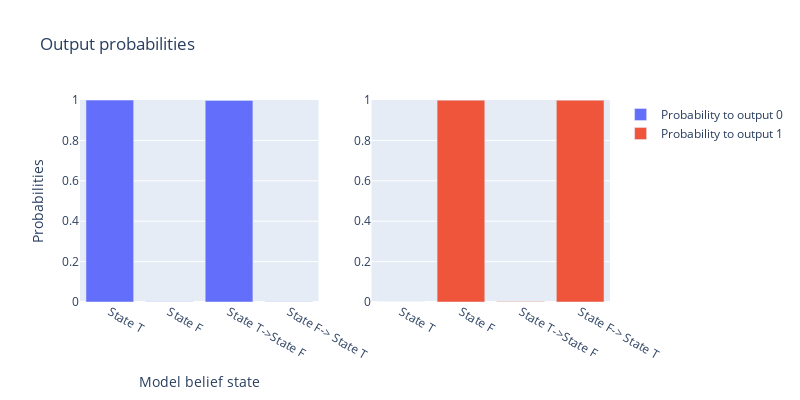
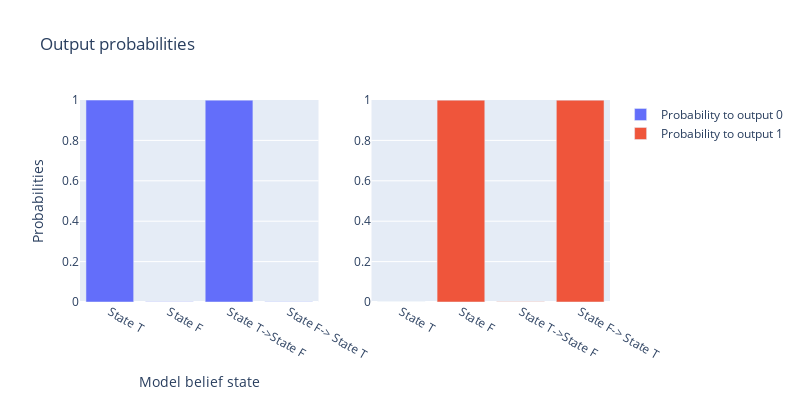

Write notebook code for charts like these, in order.
### Code cell
for key,steering_dict in steering_dicts.items():
    for new_dict in steering_dict[0]:
        print(f"Steering vector: {key}, Displacement in block: {[x for x in new_dict][0]}")
        steer_transformer(model, new_dict, mult=1)

### Figure 1 — Plotly figure (JSON) as saved in the notebook; plotly's stock layout.template omitted (floating-point values rounded to 4 significant figures)
{"data": [{"name": "Probability to output 0", "type": "bar", "x": ["State T", "State F", "State T->State F", "State F-> State T"], "xaxis": "x", "y": [0.9995, 0.0006954, 0.9977, 0.001048], "yaxis": "y"}, {"name": "Probability to output 1", "type": "bar", "x": ["State T", "State F", "State T->State F", "State F-> State T"], "xaxis": "x2", "y": [0.0005003, 0.9993, 0.002258, 0.999], "yaxis": "y2"}], "layout": {"height": 400, "title": {"text": "Output probabilities"}, "width": 800, "xaxis": {"anchor": "y", "domain": [0, 0.45], "title": {"text": "Model belief state"}}, "xaxis2": {"anchor": "y2", "domain": [0.55, 1]}, "yaxis": {"anchor": "x", "domain": [0, 1], "range": [0, 1], "title": {"text": "Probabilities"}}, "yaxis2": {"anchor": "x2", "domain": [0, 1], "range": [0, 1]}}}

### Figure 2 — Plotly figure (JSON) as saved in the notebook; plotly's stock layout.template omitted (floating-point values rounded to 4 significant figures)
{"data": [{"name": "Probability to output 0", "type": "bar", "x": ["State T", "State F", "State T->State F", "State F-> State T"], "xaxis": "x", "y": [0.9995, 0.0006954, 0.9991, 0.0008146], "yaxis": "y"}, {"name": "Probability to output 1", "type": "bar", "x": ["State T", "State F", "State T->State F", "State F-> State T"], "xaxis": "x2", "y": [0.0005003, 0.9993, 0.0008558, 0.9992], "yaxis": "y2"}], "layout": {"height": 400, "title": {"text": "Output probabilities"}, "width": 800, "xaxis": {"anchor": "y", "domain": [0, 0.45], "title": {"text": "Model belief state"}}, "xaxis2": {"anchor": "y2", "domain": [0.55, 1]}, "yaxis": {"anchor": "x", "domain": [0, 1], "range": [0, 1], "title": {"text": "Probabilities"}}, "yaxis2": {"anchor": "x2", "domain": [0, 1], "range": [0, 1]}}}
